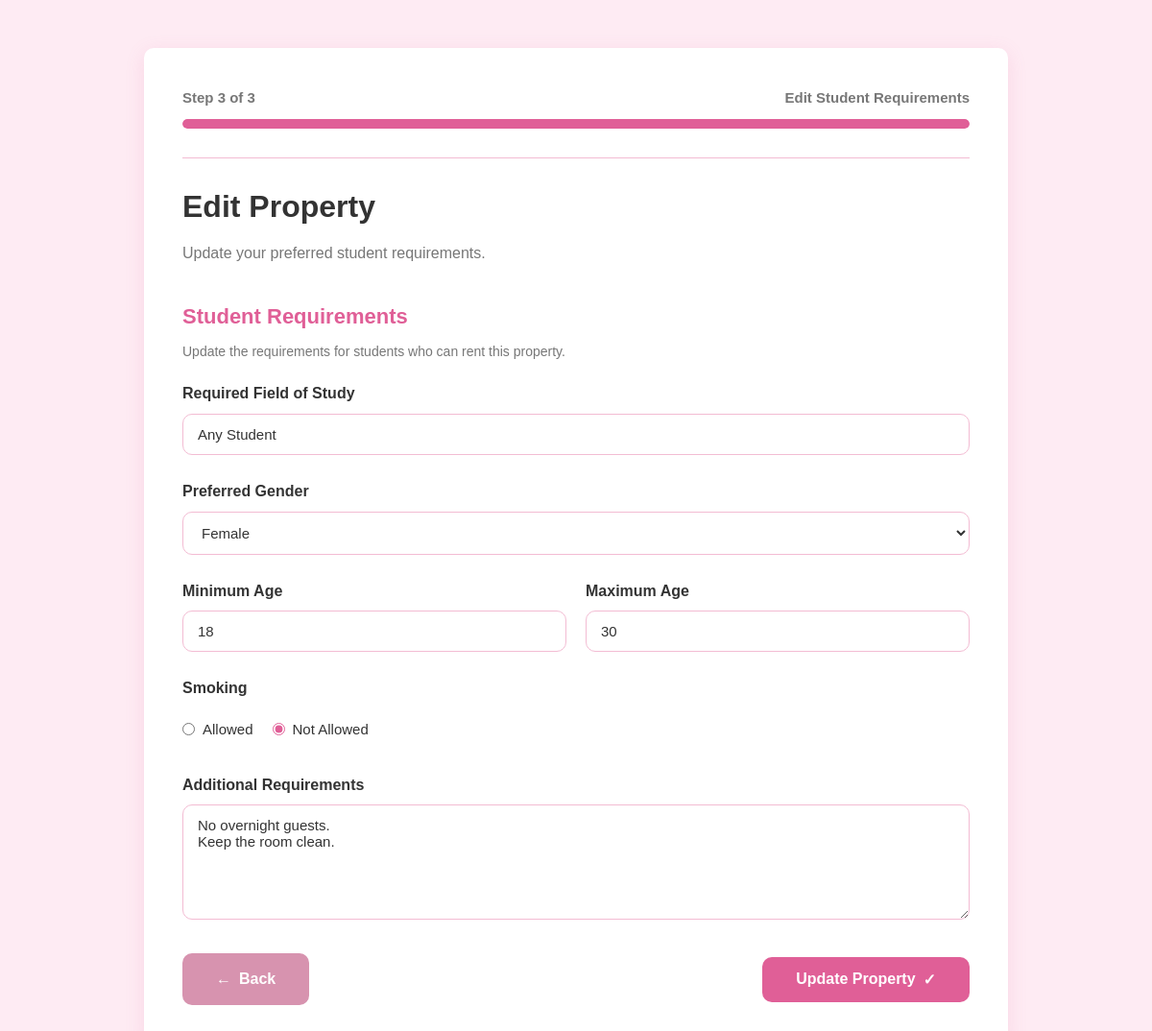
Screenshot of /dashboard_2/edit-student-requirements.php?id=1 (signed in) with the database file from the repository.
### tables this page shows
CREATE TABLE `housing` (
  `id` int(11) NOT NULL,
  `user_id` int(11) NOT NULL,
  `category_id` int(11) NOT NULL,
  `title` varchar(150) NOT NULL,
  `description` text DEFAULT NULL,
  `governorate` varchar(100) NOT NULL,
  `city` varchar(100) NOT NULL,
  `address` varchar(255) NOT NULL,
  `location_link` varchar(500) DEFAULT NULL,
  `price` decimal(10,2) NOT NULL,
  `available_slots` int(11) NOT NULL,
  `gender` enum('Male','Female','Both') NOT NULL,
  `security_deposit_required` tinyint(1) DEFAULT 0,
  `security_deposit_amount` decimal(10,2) DEFAULT NULL,
  `required_field_of_study` varchar(100) DEFAULT NULL,
  `min_age` int(11) DEFAULT NULL,
  `max_age` int(11) DEFAULT NULL,
  `smoking_allowed` tinyint(1) DEFAULT 0,
  `additional_requirements` text DEFAULT NULL,
  `rooms` int(11) DEFAULT NULL,
  `bathrooms` int(11) DEFAULT NULL,
  `area` int(11) DEFAULT NULL
);

### dashboard_2/edit-student-requirements.php (the view, shortened to what this page needs)
<?php
require_once "../db.php";
$userId = $_SESSION['user_id'];
$propertyId = $_GET['id'] ?? 0;
$studentQuery = mysqli_prepare(
    $connect,
    "SELECT
        required_field_of_study,
        gender,
        min_age,
        max_age,
        smoking_allowed,
        additional_requirements
    FROM housing
    WHERE id = ?
    AND user_id = ?"
);
mysqli_stmt_bind_param(
    $studentQuery,
    "ii",
    $propertyId,
    $userId
);
mysqli_stmt_execute($studentQuery);
$studentResult = mysqli_stmt_get_result($studentQuery);
$studentData = mysqli_fetch_assoc($studentResult);
$student = [
    "fieldOfStudy" => $studentData['required_field_of_study'] ?? "",
    "studentGender" => $studentData['gender'] ?? "Both",
    "studentMinAge" => $studentData['min_age'] ?? "",
    "studentMaxAge" => $studentData['max_age'] ?? "",
    "studentSmoking" => ($studentData['smoking_allowed'] ?? 0)
        ? "allowed"
        : "not-allowed",
    "studentRequirements" =>
    $studentData['additional_requirements'] ?? ""
];
?>
<!DOCTYPE html>
<html lang="en">
<head>
    <link rel="stylesheet"
        href="../css/malaz.css">
</head>
<body>
    <div class="container">
        <div class="form-box">
            <form action="" method="POST">
                <div class="progress-container">
                    <div class="progress-text">
                        <span>
                            Step 3 of 3
                        </span>
                        <span>
                            Edit Student Requirements
                        </span>
                    </div>
                    <div class="progress-bar">
                        <div class="progress progress-step3"></div>
                    </div>
                </div>
                <hr class="divider">
                <h1>
                    Edit Property
                </h1>
                <p>
                    Update your preferred student requirements.
                </p>
                <div class="section-title">
                    <h2>
                        Student Requirements
                    </h2>
                    <p>
                        Update the requirements for students who can rent this property.
                    </p>
                </div>
                <div class="input-group">
                    <label for="fieldOfStudy">
                        Required Field of Study
                    </label>
                    <input
                        type="text"
                        id="fieldOfStudy"
                        name="fieldOfStudy"
                        placeholder="Example: Engineering, Medicine, Any Student"
                        value="<?php echo htmlspecialchars($student['fieldOfStudy']); ?>">
                </div>
                <div class="input-group">
                    <label for="studentGender">
                        Preferred Gender
                    </label>
                    <select
                        id="studentGender"
                        name="studentGender">
                        <option
                            value="Female"
                            <?php
                            echo ($student['studentGender'] == "Female")
                                ? "selected"
                                : "";
                            ?>>
                            Female
                        </option>
                    </select>
                </div>
                <div class="row">
                    <div class="input-group">
                        <label for="studentMinAge">
                            Minimum Age
                        </label>
                        <input
                            type="number"
                            id="studentMinAge"
                            name="studentMinAge"
                            min="16"
                            max="100"
                            value="<?php echo htmlspecialchars($student['studentMinAge']); ?>">
                    </div>
                    <div class="input-group">
                        <label for="studentMaxAge">
                            Maximum Age
                        </label>
                        <input
                            type="number"
                            id="studentMaxAge"
                            name="studentMaxAge"
                            min="16"
                            max="100"
                            value="<?php echo htmlspecialchars($student['studentMaxAge']); ?>">
                    </div>
                </div>
                <div class="input-group">
                    <label>
                        Smoking
                    </label>
                    <div class="radio-group">
                        <label>
                            <input
                                type="radio"
                                name="studentSmoking"
                                value="allowed"
                                <?php
                                echo ($student['studentSmoking'] == "allowed")
                                    ? "checked"
                                    : "";
                                ?>>
                            Allowed
                        </label>
                        <label>
                            <input
                                type="radio"
                                name="studentSmoking"
                                value="not-allowed"
                                <?php
                                echo ($student['studentSmoking'] == "not-allowed")
                                    ? "checked"
                                    : "";
                                ?>>
                            Not Allowed
                        </label>
                    </div>
                </div>
                <div class="input-group">
                    <label for="studentRequirements">
                        Additional Requirements
                    </label>
                    <textarea
                        id="studentRequirements"
                        name="studentRequirements"
                        rows="4"
                        placeholder="Example: Quiet students only, no overnight guests."><?php echo htmlspecialchars($student['studentRequirements']); ?></textarea>
                </div>
                <div class="button-group">
                    <a
                        href="edit-property-info.php?id=<?php echo $propertyId; ?>"
                        class="back-btn">
                        <span>
                            ←
                        </span>
                        Back
                    </a>
                    <button
                        type="submit"
                        class="next-btn">
                        Update Property
                        <span>
                            ✓
                        </span>
                    </button>
                </div>
            </form>
        </div>
    </div>
</body>
</html>

### css/malaz.css (style rules this page uses)
:root { --primary-color: #E05F97; --secondary-color: #d793af; --background-color: #FEEBF3; --card-background: #FFFFFF; --text-color: #333333; --light-text-color: #777777; --border-color: #F3BCD3; --progress-background: #F8D6E4; --button-text-color: #FFFFFF; --shadow: 0 5px 20px rgba(224, 95, 151, .15); --focus-shadow: 0 0 6px rgba(224, 95, 151, .35); --border-radius: 10px; --transition: .3s; }
* { margin: 0; padding: 0; box-sizing: border-box; }
body { font-family: Arial, Helvetica, sans-serif; background: var(--background-color); color: var(--text-color); line-height: 1.6; }
.container { width: 90%; max-width: 900px; margin: 50px auto; }
.form-box { background: var(--card-background); padding: 40px; border-radius: var(--border-radius); box-shadow: var(--shadow); }
.form-box h1 { font-size: 32px; color: var(--text-color); margin-bottom: 10px; }
.form-box p { color: var(--light-text-color); margin-bottom: 30px; }
.progress-container { margin-bottom: 30px; }
.progress-text { display: flex; justify-content: space-between; align-items: center; margin-bottom: 10px; font-size: 15px; font-weight: 600; color: var(--light-text-color); }
.progress-bar { width: 100%; height: 10px; background: var(--progress-background); border-radius: 20px; overflow: hidden; }
.progress { height: 100%; background: var(--primary-color); border-radius: 20px; transition: var(--transition); }
.progress-step3 { width: 100%; }
.divider { border: none; border-top: 1px solid var(--border-color); margin: 25px 0; }
.section-title { margin: 35px 0 20px; }
.section-title h2 { font-size: 22px; color: var(--primary-color); margin-bottom: 8px; }
.section-title p { font-size: 14px; color: var(--light-text-color); margin-bottom: 0; }
.input-group { display: flex; flex-direction: column; margin-bottom: 25px; }
.input-group label { font-size: 16px; font-weight: 600; color: var(--text-color); margin-bottom: 8px; }
.input-group input, .input-group select, .input-group textarea { width: 100%; padding: 12px 15px; font-size: 15px; color: var(--text-color); background: var(--card-background); border: 1px solid var(--border-color); border-radius: var(--border-radius); outline: none; transition: var(--transition); }
.input-group textarea { resize: vertical; min-height: 120px; font-family: Arial, Helvetica, sans-serif; }
::placeholder { color: var(--light-text-color); }
.row { display: flex; gap: 20px; }
.row .input-group { flex: 1; }
.radio-group { display: flex; flex-wrap: wrap; gap: 20px; margin-top: 10px; }
.radio-group label { display: flex; align-items: center; gap: 8px; font-size: 15px; font-weight: 500; color: var(--text-color); cursor: pointer; }
.radio-group input[type="radio"] { width: auto; accent-color: var(--primary-color); cursor: pointer; }
.button-group { display: flex; justify-content: space-between; align-items: center; gap: 15px; margin-top: 35px; }
.back-btn, .next-btn { display: flex; align-items: center; justify-content: center; gap: 8px; border: none; padding: 14px 35px; font-size: 16px; font-weight: 600; border-radius: var(--border-radius); cursor: pointer; transition: var(--transition); text-decoration: none; }
.back-btn { background: var(--secondary-color); color: var(--button-text-color); }
.next-btn { background: var(--primary-color); color: var(--button-text-color); }
.next-btn span, .back-btn span { display: inline-block; transition: var(--transition); }

### rows the page displays
housing: fieldOfStudy "Any Student", studentGender "Female", studentMinAge "18", studentMaxAge "30", studentRequirements "No overnight guests. Keep the room clean."
